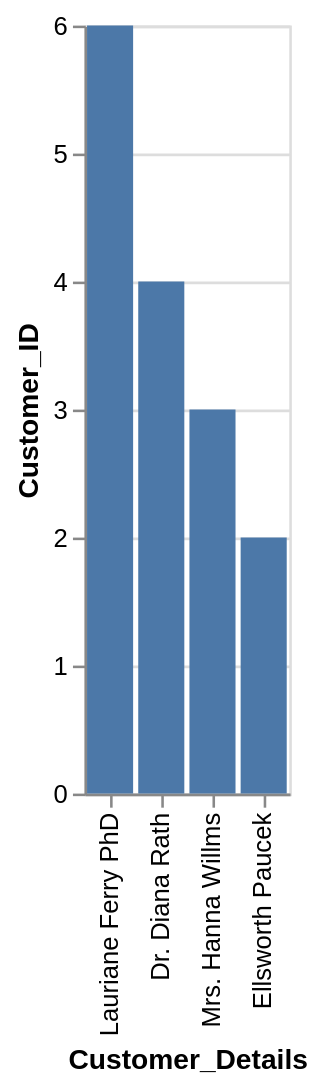

Here is the Vega-Lite specification saved for this chart:
### Vega-Lite specification from a JSON file in a GitHub repository (floating-point values rounded to 4 significant figures)
{"data": {"values": [{"x_data": "Lauriane Ferry PhD", "y_data": 6}, {"x_data": "Dr. Diana Rath", "y_data": 4}, {"x_data": "Mrs. Hanna Willms", "y_data": 3}, {"x_data": "Ellsworth Paucek", "y_data": 2}]}, "mark": "bar", "encoding": {"x": {"field": "x_data", "type": "nominal", "title": "Customer_Details", "sort": {"op": "sum", "field": "y_data", "order": "descending"}}, "y": {"field": "y_data", "type": "quantitative", "title": "Customer_ID"}}}
